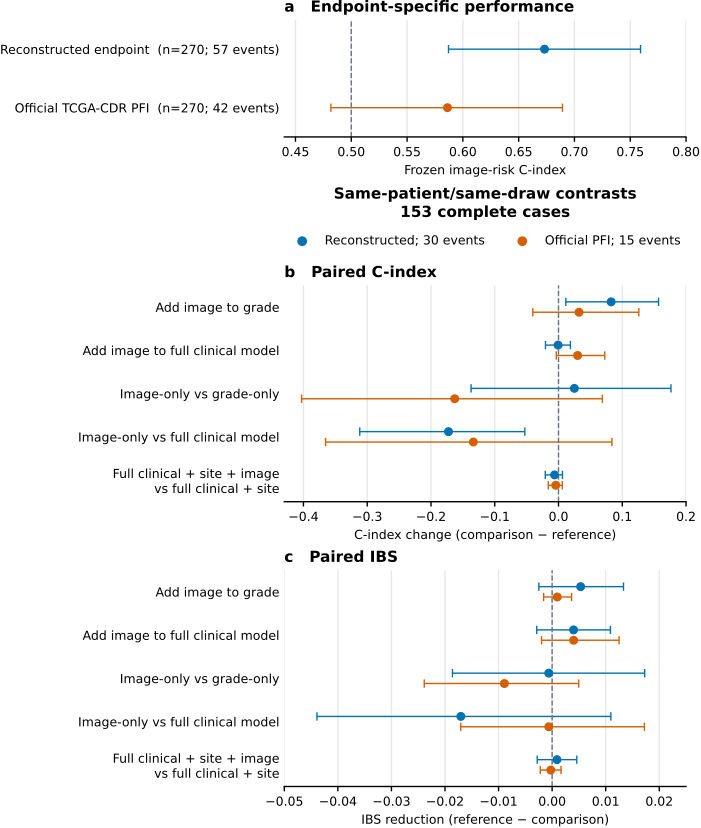

Python code for this plot:
"""Render endpoint-conditioned marker-7 transfer from its frozen CSV source."""
from __future__ import annotations

import argparse
from collections.abc import Sequence
from pathlib import Path

import matplotlib

matplotlib.use("Agg")
import matplotlib.pyplot as plt
import numpy as np
import pandas as pd

from projects.prostate_biomarker_validation.paper.figures.style import (
    COLORBLIND_SAFE_PALETTE,
    DOUBLE_COLUMN_MM,
    PANEL_FONT_PT,
    apply_journal_style,
    figure_size,
    save_vector_figure,
)


ROOT = Path(__file__).resolve().parents[4]
DEFAULT_SOURCE = ROOT / "projects/prostate_biomarker_validation/paper/figure_data/fig5_marker7_transfer.csv"
DEFAULT_OUTPUT = Path(__file__).with_suffix(".pdf")
FIGURE_WIDTH_MM = DOUBLE_COLUMN_MM
ENDPOINTS = ("E04_reconstructed_with_tumor", "E08_official_pfi")
CONTRASTS = (
    "GRADE_COMBINED_VS_GRADE", "FULL_COMBINED_VS_FULL", "IMAGE_VS_GRADE",
    "IMAGE_VS_FULL", "M5_VS_M4",
)
CONTRAST_LABELS = {
    "GRADE_COMBINED_VS_GRADE": "Add image to grade",
    "FULL_COMBINED_VS_FULL": "Add image to full clinical model",
    "IMAGE_VS_GRADE": "Image-only vs grade-only",
    "IMAGE_VS_FULL": "Image-only vs full clinical model",
    "M5_VS_M4": "Full clinical + site + image\nvs full clinical + site",
}
EXPECTED_KEYS = {
    f"{endpoint}:frozen_risk:c_index" for endpoint in ENDPOINTS
} | {
    f"{endpoint}:{contrast}:{metric}"
    for endpoint in ENDPOINTS for contrast in CONTRASTS
    for metric in ("c_index", "ibs_0.5_5y")
}
REQUIRED_COLUMNS = {
    "semantic_key", "endpoint_id", "endpoint_label", "result_type", "contrast_id",
    "metric", "n", "n_events", "primary_estimate", "ci_low", "ci_high", "null_value",
    "evidence_state", "missingness_status", "missingness_detail", "source_path",
    "source_field",
}


def load_sources(source_paths: Sequence[Path]) -> tuple[pd.DataFrame]:
    """Load exact endpoint/performance/contrast groups with finite intervals."""
    if len(source_paths) != 1:
        raise ValueError("Figure 5 requires exactly one source CSV")
    frame = pd.read_csv(Path(source_paths[0]))
    missing = REQUIRED_COLUMNS - set(frame.columns)
    if missing:
        raise ValueError(f"Figure 5 missing required columns: {sorted(missing)}")
    if frame["semantic_key"].isna().any() or frame["semantic_key"].duplicated().any():
        raise ValueError("Figure 5 semantic_key values must be present and unique")
    if set(frame["semantic_key"]) != EXPECTED_KEYS:
        raise ValueError("Figure 5 semantic keys do not match both endpoint groups")
    if set(frame["endpoint_id"]) != set(ENDPOINTS):
        raise ValueError("Figure 5 requires official PFI and reconstructed endpoint groups")
    if set(frame["result_type"]) != {"frozen_risk_performance", "same_patient_same_draw_delta"}:
        raise ValueError("Figure 5 result_type groups do not reconcile")
    if set(frame["metric"]) != {"c_index", "ibs_0.5_5y"}:
        raise ValueError("Figure 5 metric groups do not reconcile")
    for column in ("n", "n_events", "primary_estimate", "ci_low", "ci_high", "null_value"):
        values = pd.to_numeric(frame[column], errors="coerce").to_numpy(float)
        if not np.isfinite(values).all():
            raise ValueError(f"Figure 5 {column} must be finite")
    estimate = pd.to_numeric(frame["primary_estimate"])
    low = pd.to_numeric(frame["ci_low"])
    high = pd.to_numeric(frame["ci_high"])
    if (low > estimate).any() or (high < estimate).any():
        raise ValueError("Figure 5 intervals must contain their estimates")
    paired = frame["result_type"].eq("same_patient_same_draw_delta")
    if not pd.to_numeric(frame.loc[paired, "n"]).eq(153).all():
        raise ValueError("Figure 5 paired contrasts must use 153 complete cases")
    if set(frame.loc[frame.endpoint_id == ENDPOINTS[0], "n_events"]) != {57, 30}:
        raise ValueError("Figure 5 reconstructed endpoint event counts do not reconcile")
    if set(frame.loc[frame.endpoint_id == ENDPOINTS[1], "n_events"]) != {42, 15}:
        raise ValueError("Figure 5 official PFI event counts do not reconcile")
    if set(frame["missingness_status"]) != {"bootstrap_accounted"}:
        raise ValueError("Figure 5 bootstrap missingness must be explicit")
    for column in ("endpoint_label", "evidence_state", "missingness_detail", "source_path",
                   "source_field"):
        if frame[column].isna().any() or frame[column].astype(str).str.strip().eq("").any():
            raise ValueError(f"Figure 5 {column} must be explicitly populated")
    return (frame.reset_index(drop=True),)


def _interval(axis, estimate: float, low: float, high: float, y: float,
              color: str, label: str | None = None) -> None:
    axis.errorbar(estimate, y, xerr=[[estimate - low], [high - estimate]], fmt="o",
                  color=color, capsize=3, markersize=5.5, label=label)


def _paired_panel(axis, frame: pd.DataFrame, metric: str, xlabel: str) -> None:
    subset = frame[(frame.result_type == "same_patient_same_draw_delta") &
                   (frame.metric == metric)]
    y = np.arange(len(CONTRASTS))
    endpoint_style = {
        ENDPOINTS[0]: (-0.12, COLORBLIND_SAFE_PALETTE[0], "Reconstructed; 30 events"),
        ENDPOINTS[1]: (0.12, COLORBLIND_SAFE_PALETTE[1], "Official PFI; 15 events"),
    }
    for endpoint, (offset, color, label) in endpoint_style.items():
        rows = subset[subset.endpoint_id == endpoint].set_index("contrast_id").loc[list(CONTRASTS)]
        for index, row in enumerate(rows.itertuples(index=False)):
            _interval(axis, float(row.primary_estimate), float(row.ci_low), float(row.ci_high),
                      index + offset, color, label if index == 0 else None)
    axis.axvline(0.0, color="#6B7280", linestyle="--")
    axis.set_yticks(y, [CONTRAST_LABELS[value] for value in CONTRASTS])
    axis.set_ylim(len(CONTRASTS) - 0.5, -0.5)
    axis.set_xlabel(xlabel)
    axis.grid(axis="x", color="#E5E7EB")
    axis.spines[["top", "right", "left"]].set_visible(False)
    axis.tick_params(axis="y", length=0)


def render(source_paths: Sequence[Path], output_pdf: Path) -> None:
    """Render frozen risk and complete-case paired contrasts by exact endpoint."""
    (frame,) = load_sources(source_paths)
    apply_journal_style()
    fig = plt.figure(figsize=figure_size(FIGURE_WIDTH_MM, 1.18), constrained_layout=True)
    grid = fig.add_gridspec(4, 1, height_ratios=(0.66, 0.18, 1.22, 1.22))
    axis_a = fig.add_subplot(grid[0, 0])
    note_axis = fig.add_subplot(grid[1, 0])
    axis_b = fig.add_subplot(grid[2, 0])
    axis_c = fig.add_subplot(grid[3, 0])

    frozen = frame[frame.result_type == "frozen_risk_performance"].set_index("endpoint_id")
    frozen = frozen.loc[list(ENDPOINTS)]
    frozen_labels = (
        "Reconstructed endpoint  (n=270; 57 events)",
        "Official TCGA-CDR PFI  (n=270; 42 events)",
    )
    for index, (endpoint, row) in enumerate(frozen.iterrows()):
        _interval(axis_a, float(row.primary_estimate), float(row.ci_low), float(row.ci_high),
                  index, (COLORBLIND_SAFE_PALETTE[0], COLORBLIND_SAFE_PALETTE[1])[index])
    axis_a.axvline(0.5, color="#6B7280", linestyle="--")
    axis_a.set_yticks([0, 1], frozen_labels)
    axis_a.set_ylim(1.5, -0.5)
    axis_a.set_xlim(0.44, 0.80)
    axis_a.set_xlabel("Frozen image-risk C-index")
    axis_a.set_title("a   Endpoint-specific performance", loc="left", fontweight="bold")
    axis_a.grid(axis="x", color="#E5E7EB")
    axis_a.spines[["top", "right", "left"]].set_visible(False)
    axis_a.tick_params(axis="y", length=0)

    note_axis.axis("off")
    note_axis.scatter([], [], color=COLORBLIND_SAFE_PALETTE[0], label="Reconstructed; 30 events")
    note_axis.scatter([], [], color=COLORBLIND_SAFE_PALETTE[1], label="Official PFI; 15 events")
    note_axis.set_title("Same-patient/same-draw contrasts\n153 complete cases",
                        loc="center", fontweight="bold")
    note_axis.legend(frameon=False, loc="center", ncol=2)

    _paired_panel(
        axis_b, frame, "c_index", "C-index change (comparison − reference)"
    )
    axis_b.set_xlim(-0.43, 0.20)
    axis_b.set_title("b   Paired C-index", loc="left", fontweight="bold")

    _paired_panel(
        axis_c, frame, "ibs_0.5_5y", "IBS reduction (reference − comparison)"
    )
    axis_c.set_xlim(-0.05, 0.025)
    axis_c.set_xticks(np.arange(-0.05, 0.021, 0.01))
    axis_c.set_title("c   Paired IBS", loc="left", fontweight="bold")
    save_vector_figure(fig, Path(output_pdf))


def main() -> None:
    parser = argparse.ArgumentParser(description=__doc__)
    parser.add_argument("--source", type=Path, default=DEFAULT_SOURCE)
    parser.add_argument("--output", type=Path, default=DEFAULT_OUTPUT)
    args = parser.parse_args()
    render((args.source,), args.output)


if __name__ == "__main__":
    main()
